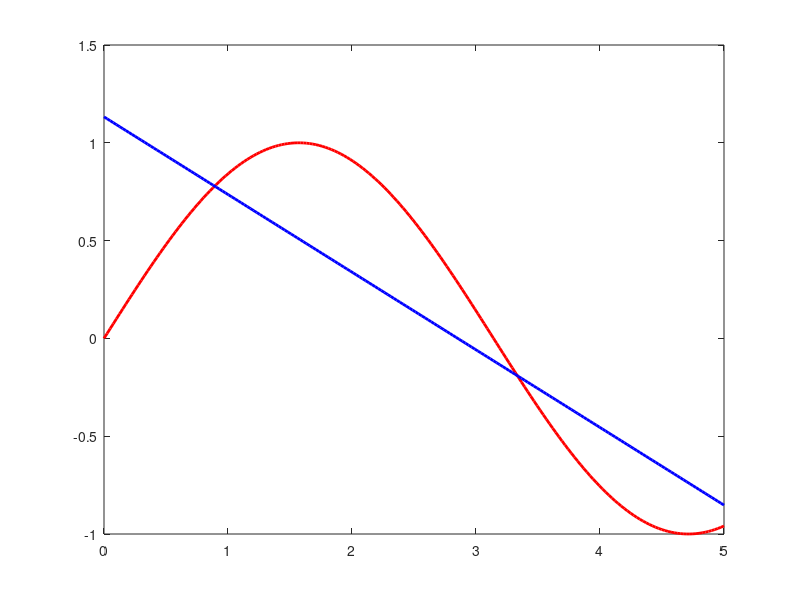

This figure's MATLAB source:
x=linspace(0,3,20);
y=linspace(2,-1,20);
d=[0 0 0.1 ,0.2,0.1,0.3,-0.1 -0.2,0 0.1,0,0.1,0.1,-0.1,-0.2,-0.2,-0.1,0,0.1,0];
y=y+d;
p=polyfit(x(1:6),y(1:6),1)

figure(1);clf reset
plot(x,y,'ro','markersize',10);hold on
plot(x,polyval(p,x),'b','linewidth',2);

x=linspace(0,5,200);
y=sin(x);
p=polyfit(x,y,1)

figure(1);clf reset
plot(x,y,'r','linewidth',2);hold on
plot(x,polyval(p,x),'b','linewidth',2);